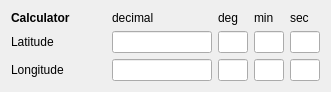
              <widget class="QWidget" name="gridLayoutWidget_3">
               <property name="geometry">
                <rect>
                 <x>200</x>
                 <y>380</y>
                 <width>331</width>
                 <height>91</height>
                </rect>
               </property>
               <layout class="QGridLayout" name="gridLayout_3">
                <item row="1" column="1">
                 <widget class="QLineEdit" name="calc_latitude">
                  <property name="maximumSize">
                   <size>
                    <width>100</width>
                    <height>16777215</height>
                   </size>
                  </property>
                  <property name="toolTip">
                   <string>a number in the range 0 - 90</string>
                  </property>
                  <property name="inputMask">
                   <string/>
                  </property>
                 </widget>
                </item>
                <item row="0" column="1">
                 <widget class="QLabel" name="label_2">
                  <property name="text">
                   <string>decimal</string>
                  </property>
                 </widget>
                </item>
                <item row="2" column="1">
                 <widget class="QLineEdit" name="calc_longitude">
                  <property name="maximumSize">
                   <size>
                    <width>100</width>
                    <height>16777215</height>
                   </size>
                  </property>
                  <property name="toolTip">
                   <string>A number bigger then -180 and smaller then 180</string>
                  </property>
                  <property name="inputMask">
                   <string/>
                  </property>
                 </widget>
                </item>
                <item row="2" column="0">
                 <widget class="QLabel" name="label_9">
                  <property name="maximumSize">
                   <size>
                    <width>100</width>
                    <height>16777215</height>
                   </size>
                  </property>
                  <property name="text">
                   <string>Longitude</string>
                  </property>
                 </widget>
                </item>
                <item row="1" column="0">
                 <widget class="QLabel" name="label">
                  <property name="maximumSize">
                   <size>
                    <width>100</width>
                    <height>16777215</height>
                   </size>
                  </property>
                  <property name="text">
                   <string>Latitude   </string>
                  </property>
                 </widget>
                </item>
                <item row="1" column="2">
                 <widget class="QLineEdit" name="calc_lat_deg">
                  <property name="sizePolicy">
                   <sizepolicy hsizetype="Fixed" vsizetype="Fixed">
                    <horstretch>0</horstretch>
                    <verstretch>0</verstretch>
                   </sizepolicy>
                  </property>
                  <property name="maximumSize">
                   <size>
                    <width>30</width>
                    <height>16777215</height>
                   </size>
                  </property>
                  <property name="toolTip">
                   <string>a number in the range 0 - 90</string>
                  </property>
                  <property name="inputMask">
                   <string/>
                  </property>
                 </widget>
                </item>
                <item row="0" column="2">
                 <widget class="QLabel" name="label_3">
                  <property name="text">
                   <string>deg</string>
                  </property>
                 </widget>
                </item>
                <item row="1" column="3">
                 <widget class="QLineEdit" name="calc_lat_min">
                  <property name="sizePolicy">
                   <sizepolicy hsizetype="Fixed" vsizetype="Fixed">
                    <horstretch>0</horstretch>
                    <verstretch>0</verstretch>
                   </sizepolicy>
                  </property>
                  <property name="maximumSize">
                   <size>
                    <width>30</width>
                    <height>16777215</height>
                   </size>
                  </property>
                  <property name="toolTip">
                   <string>a number in the range 0 - 59</string>
                  </property>
                  <property name="inputMask">
                   <string/>
                  </property>
                 </widget>
                </item>
                <item row="1" column="4">
                 <widget class="QLineEdit" name="calc_lat_sec">
                  <property name="sizePolicy">
                   <sizepolicy hsizetype="Fixed" vsizetype="Fixed">
                    <horstretch>0</horstretch>
                    <verstretch>0</verstretch>
                   </sizepolicy>
                  </property>
                  <property name="maximumSize">
                   <size>
                    <width>30</width>
                    <height>16777215</height>
                   </size>
                  </property>
                  <property name="toolTip">
                   <string>a number in the range 0 - 59</string>
                  </property>
                  <property name="inputMask">
                   <string/>
                  </property>
                 </widget>
                </item>
                <item row="0" column="3">
                 <widget class="QLabel" name="label_5">
                  <property name="text">
                   <string>min</string>
                  </property>
                 </widget>
                </item>
                <item row="0" column="4">
                 <widget class="QLabel" name="label_7">
                  <property name="text">
                   <string>sec</string>
                  </property>
                 </widget>
                </item>
                <item row="2" column="2">
                 <widget class="QLineEdit" name="calc_lon_deg">
                  <property name="sizePolicy">
                   <sizepolicy hsizetype="Fixed" vsizetype="Fixed">
                    <horstretch>0</horstretch>
                    <verstretch>0</verstretch>
                   </sizepolicy>
                  </property>
                  <property name="maximumSize">
                   <size>
                    <width>30</width>
                    <height>16777215</height>
                   </size>
                  </property>
                  <property name="toolTip">
                   <string>a number in the range 0 - 180</string>
                  </property>
                  <property name="inputMask">
                   <string/>
                  </property>
                 </widget>
                </item>
                <item row="2" column="3">
                 <widget class="QLineEdit" name="calc_lon_min">
                  <property name="sizePolicy">
                   <sizepolicy hsizetype="Fixed" vsizetype="Fixed">
                    <horstretch>0</horstretch>
                    <verstretch>0</verstretch>
                   </sizepolicy>
                  </property>
                  <property name="maximumSize">
                   <size>
                    <width>30</width>
                    <height>16777215</height>
                   </size>
                  </property>
                  <property name="toolTip">
                   <string>a number in the range 0 - 59</string>
                  </property>
                  <property name="inputMask">
                   <string/>
                  </property>
                 </widget>
                </item>
                <item row="2" column="4">
                 <widget class="QLineEdit" name="calc_lon_sec">
                  <property name="sizePolicy">
                   <sizepolicy hsizetype="Fixed" vsizetype="Fixed">
                    <horstretch>0</horstretch>
                    <verstretch>0</verstretch>
                   </sizepolicy>
                  </property>
                  <property name="maximumSize">
                   <size>
                    <width>30</width>
                    <height>16777215</height>
                   </size>
                  </property>
                  <property name="toolTip">
                   <string>a number in the range 0 - 59</string>
                  </property>
                  <property name="inputMask">
                   <string/>
                  </property>
                 </widget>
                </item>
                <item row="0" column="0">
                 <widget class="QLabel" name="label_4">
                  <property name="font">
                   <font>
                    <weight>75</weight>
                    <bold>true</bold>
                   </font>
                  </property>
                  <property name="toolTip">
                   <string>This calculator converts back and forth between the decimal and degr-min-sec format</string>
                  </property>
                  <property name="text">
                   <string>Calculator</string>
                  </property>
                 </widget>
                </item>
               </layout>
              </widget>
